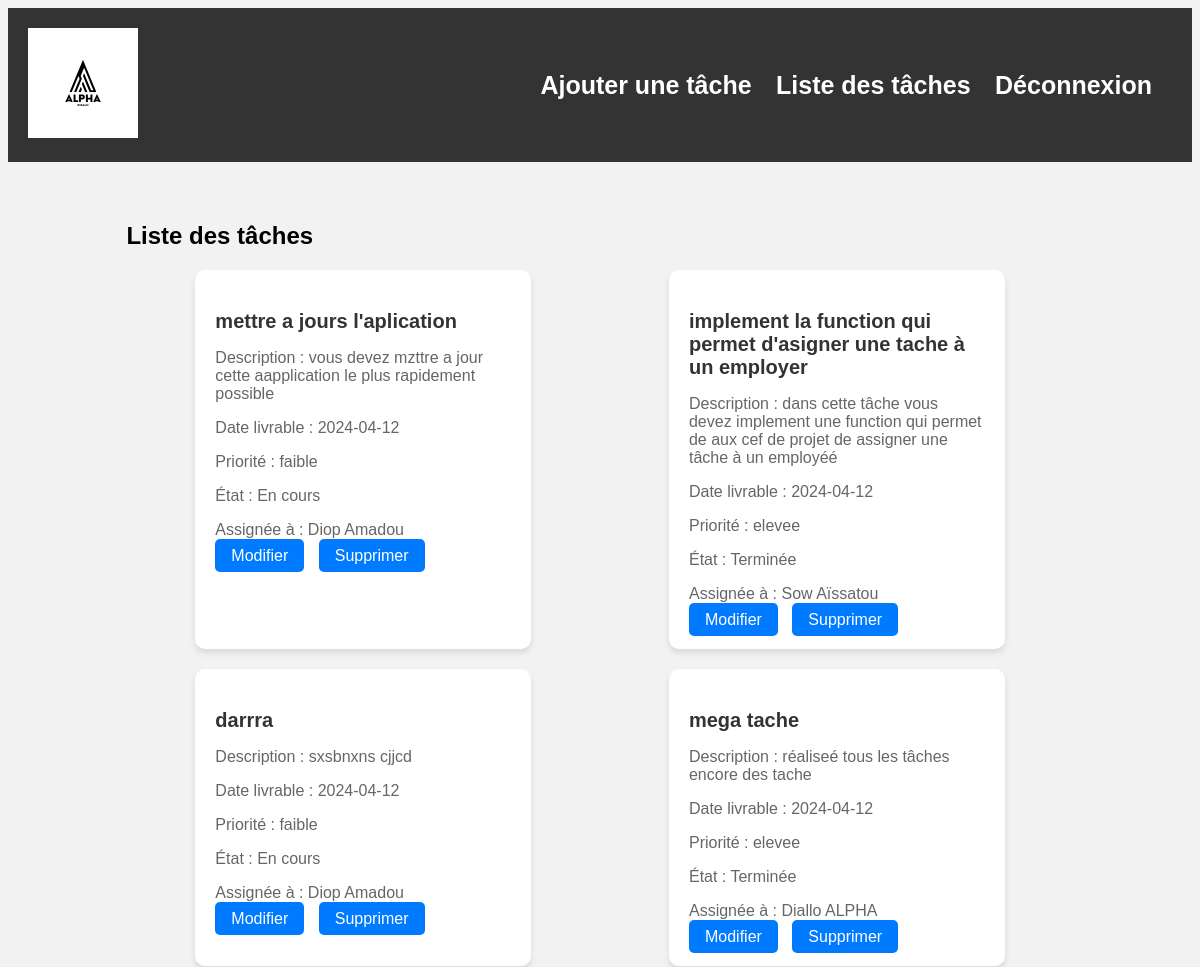
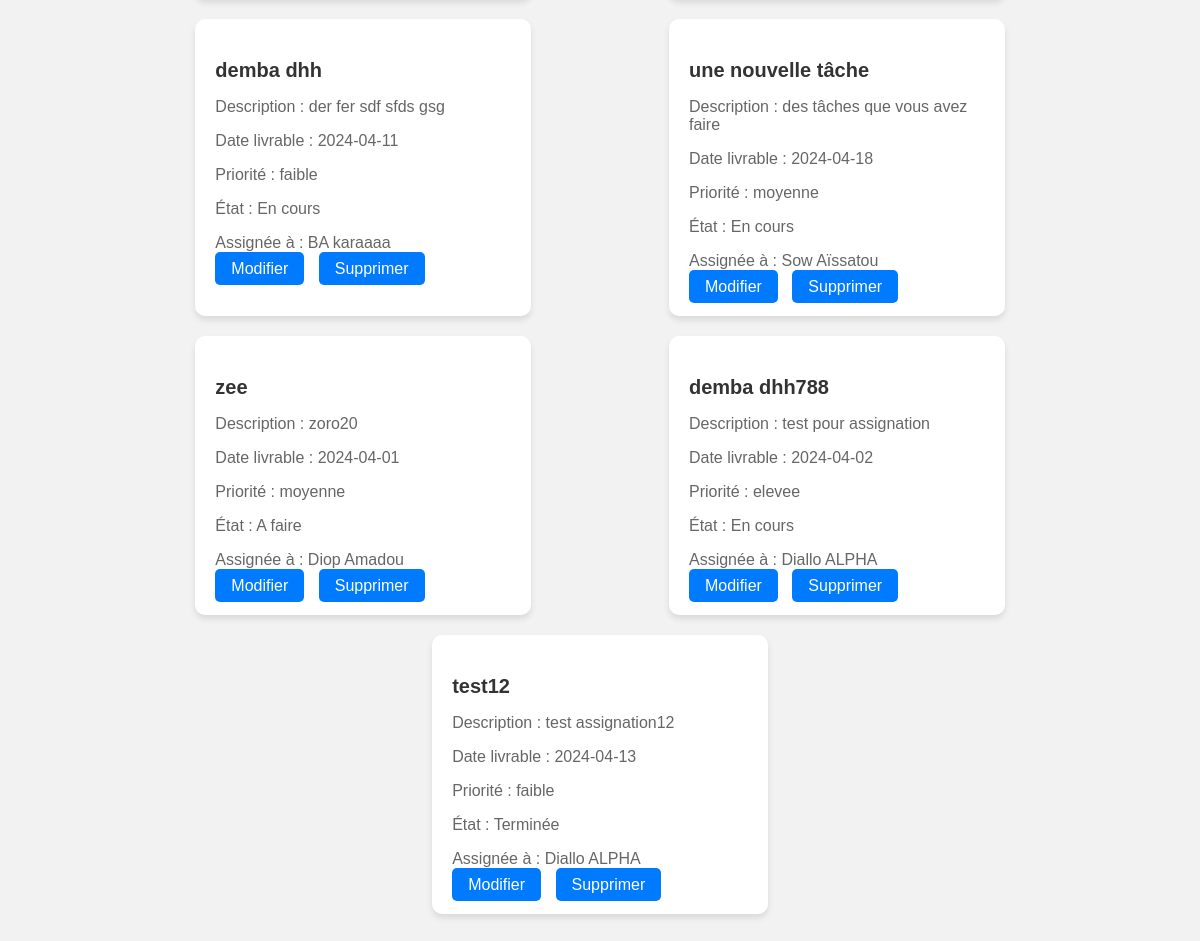
The page / on the database its author committed (2 pictures, top to bottom).
### tables this page shows
CREATE TABLE `tache` (
  `id` int(11) NOT NULL,
  `libelle` varchar(255) NOT NULL,
  `description` text DEFAULT NULL,
  `date_livrable` date NOT NULL,
  `priorite` enum('faible','moyenne','elevee') NOT NULL,
  `etat` enum('A faire','En cours','Terminée') NOT NULL,
  `id_utilisateur` int(11) DEFAULT NULL
);

### Manager.php (called while the page is built, shortened)
<?php
require_once "inclureClasse.php";
class Manager extends User {
    protected $connexion;
    public function __construct(PDO $connexion, $donnees = []) {
        $this->connexion = $connexion;
    }
    public function getTaches() {
        try {
            $sql = $this->connexion->prepare("SELECT * FROM tache");
            $sql->execute();
            $resultat = $sql->fetchAll(PDO::FETCH_ASSOC);
            $taches = [];
            foreach ($resultat as $row) {
                $tache = new Tache();
                $tache->setId($row['id']);
                $tache->setLibelle($row['libelle']);
                $tache->setDescription($row['description']);
                $tache->setDate($row['date_livrable']);
                $tache->setPriorite($row['priorite']);
                $tache->setEtat($row['etat']);
                $taches[] = $tache;
            }
            return $taches;
        } catch (PDOException $e) {
            throw new Exception("Erreur de récupération des tâches depuis la base de données: " . $e->getMessage());
        }
    }
public function recupererTache($idTache) {
    try {
        $sql = $this->connexion->prepare("SELECT * FROM tache WHERE id = :id");
        $sql->bindValue(':id', $idTache);
        $sql->execute();
        $tache = $sql->fetch(PDO::FETCH_ASSOC);
        return $tache;
    } catch (PDOException $e) {
        throw new Exception("Erreur de récupération de la tâche depuis la base de données: " . $e->getMessage());
    }
}
  public function recupererTacheAvecNomUtilisateur($idTache) {
    try {
        $tache = $this->recupererTache($idTache);
        if ($tache) {
            $sqlUtilisateur = $this->connexion->prepare("SELECT nom, prenom FROM utilisateur WHERE id = :idUtilisateur");
            $sqlUtilisateur->bindValue(':idUtilisateur', $tache['id_utilisateur']);
            $sqlUtilisateur->execute();
            $utilisateur = $sqlUtilisateur->fetch();
            if ($utilisateur) {
                $tache['nom_utilisateur'] = $utilisateur['nom'] . ' ' . $utilisateur['prenom'];
            } else {
                $tache['nom_utilisateur'] = "Utilisateur inconnu";
            }
            return $tache;
        } else {
            return null;
        }
    } catch (PDOException $e) {
        throw new Exception("Erreur lors de la récupération de la tâche avec le nom d'utilisateur: " . $e->getMessage());
    } catch (Exception $e) {
        throw $e;
    }
}
}
?>

### inclureClasse.php (called while the page is built, shortened)
<?php
function inclureClasse($className)
    {
        if(file_exists($fichier = __DIR__.'/'.$className.'.php'))
            {
                require $fichier;
            }
    }
?>

### Tache.php (called while the page is built, shortened)
<?php
class Tache {
    private $id;
    private $libelle;
    private $description;
    private $date_livrable;
    private $priorite;
    private $etat;
    public function getId() {
        return $this->id;
    }
    public function getLibelle() {
        return $this->libelle;
    }
    public function getDescription() {
        return $this->description;
    }
    public function getDate() {
        return $this->date_livrable;
    }
    public function getPriorite() {
        return $this->priorite;
    }
    public function getEtat() {
        return $this->etat;
    }
    public function setId($id) {
        if (!empty($id)) {
            $this->id = (int) $id;
        }
    }
    public function setLibelle($libelle) {
        if (!is_string($libelle) || empty($libelle)) {
            $this->erreurs[] = self::LIBELLE_INVALIDE;
        } else {
            $this->libelle = $libelle;
        }
    }
    public function setDescription($description) {
        if (!is_string($description) || empty($description)) {
            $this->erreurs[] = self::DESCRIPTION_INVALIDE;
        } else {
            $this->description = $description;
        }
    }
    public function setDate($date) {
        if (!preg_match("/^\d{4}-\d{2}-\d{2}$/", $date)) {
            $this->erreurs[] = self::DATE_LIVRABLE_INVALIDE;
        } else {
            $this->date_livrable = $date;
        }
    }
    public function setPriorite($priorite) {
        if (!is_string($priorite) || empty($priorite)) {
            $this->erreurs[] = self::PRIORITE_INVALIDE;
        } else {
            $this->priorite = $priorite;
        }
    }
    public function setEtat($etat) {
        if (!is_string($etat) || empty($etat)) {
            $this->erreurs[] = self::ETAT_INVALIDE;
        } else {
            $this->etat = $etat;
        }
    }
}
?>

### index.php (the view, shortened to what this page needs)
<?php
require_once "config.php";
require_once "Manager.php";
try {
    $manager = new Manager($connexion);
    $taches = $manager->getTaches();
} catch (Exception $e) {
    echo "Erreur : " . $e->getMessage();
    exit;
}
?>
<!DOCTYPE html>
<html lang="fr">
<head>
    <link rel="stylesheet" href="styles/taches.css">
</head>
<body>
<header>
    <div class="logo">
        <img src="images/alpha.svg" alt="Logo">
    </div>
    <div class="nav">
        <nav>
            <ul>
                <li><a href="addTache.php">Ajouter une tâche</a></li>
                <li><a href="#listeTache">Liste des tâches</a></li>
                <li><a href="#">Déconnexion</a></li>
            </ul>
        </nav>
    </div>
</header>
<div class="container" id="listeTache">
    <h2>Liste des tâches</h2>
    <div class="taches">
        <?php foreach ($taches as $tache) : ?>
            <div class="carte">
                <h3><?= htmlspecialchars($tache->getLibelle()) ?></h3>
                <p>Description : <?= htmlspecialchars($tache->getDescription()) ?></p>
                <p>Date livrable : <?= htmlspecialchars($tache->getDate()) ?></p>
                <p>Priorité : <?= htmlspecialchars($tache->getPriorite()) ?></p>
                <p>État : <?= htmlspecialchars($tache->getEtat()) ?></p>
                <p>Assignée à :
                    <?php
                        $utilisateur = $manager->recupererTacheAvecNomUtilisateur($tache->getId());
                        if ($utilisateur !== null) {
                            echo htmlspecialchars($utilisateur['nom_utilisateur']);
                        } else {
                            echo "Non assignée";
                        }
                    ?>
                </p>
                <div class="boutons">
                    <a href="updateTache.php?id=<?= $tache->getId() ?>">Modifier</a>
                    <a href="deleteTache.php?id=<?= $tache->getId() ?>" onclick="return confirm('Êtes-vous sûr de vouloir supprimer cette tâche ?')">Supprimer</a>
                </div>
            </div>
        <?php endforeach; ?>
    </div>
</div>
</body>
</html>

### styles/taches.css (style rules this page uses)
body { font-family: 'Arial', sans-serif; background-color: #f2f2f2; }
header { background-color: #333333; color: #ffffff; padding: 20px; margin-bottom: 20px; display: flex; justify-content: space-between; align-items: center; }
.logo img { max-width: 110px; }
.nav ul { list-style-type: none; margin: 0; padding: 0; }
.nav ul li { display: inline; margin-right: 20px; font-weight: bold; font-size: 25px; }
.nav ul li a { color: #ffffff; text-decoration: none; }
.container { width: 80%; margin: auto; padding-top: 20px; }
.taches { display: flex; flex-wrap: wrap; justify-content: space-around; }
.carte { background-color: #ffffff; border-radius: 10px; box-shadow: 0 4px 6px rgba(0, 0, 0, 0.1); margin-bottom: 20px; padding: 20px; width: calc(33.33% - 20px); }
.carte h3 { color: #333333; font-size: 20px; margin-bottom: 10px; }
.carte p { color: #666666; font-size: 16px; margin-bottom: 8px; }
.boutons a { color: #ffffff; background-color: #007bff; padding: 8px 16px; border-radius: 5px; text-decoration: none; margin-right: 10px; }

### rows shown on the page
tache: libelle "mettre a jours l'aplication", description "vous devez mzttre a jour cette aapplication le plus rapidement possible", date_livrable "2024-04-12", priorite "faible", etat "En cours", id+id_utilisateur "Diop Amadou"
tache: libelle "implement la function qui permet d'asigner une tache à un employer", description "dans cette tâche vous devez implement une function qui permet de aux cef de projet de assigner une tâche à un employéé", date_livrable "2024-04-12", priorite "elevee", etat "Terminée", id+id_utilisateur "Sow Aïssatou"
tache: libelle "darrra", description "sxsbnxns cjjcd", date_livrable "2024-04-12", priorite "faible", etat "En cours", id+id_utilisateur "Diop Amadou"
tache: libelle "mega tache", description "réaliseé tous les tâches encore des tache", date_livrable "2024-04-12", priorite "elevee", etat "Terminée", id+id_utilisateur "Diallo ALPHA"
tache: libelle "demba dhh", description "der fer sdf sfds gsg", date_livrable "2024-04-11", priorite "faible", etat "En cours", id+id_utilisateur "BA karaaaa"
tache: libelle "une nouvelle tâche", description "des tâches que vous avez faire", date_livrable "2024-04-18", priorite "moyenne", etat "En cours", id+id_utilisateur "Sow Aïssatou"
tache: libelle "zee", description "zoro20", date_livrable "2024-04-01", priorite "moyenne", etat "A faire", id+id_utilisateur "Diop Amadou"
tache: libelle "demba dhh788", description "test pour assignation", date_livrable "2024-04-02", priorite "elevee", etat "En cours", id+id_utilisateur "Diallo ALPHA"
tache: libelle "test12", description "test assignation12", date_livrable "2024-04-13", priorite "faible", etat "Terminée", id+id_utilisateur "Diallo ALPHA"
